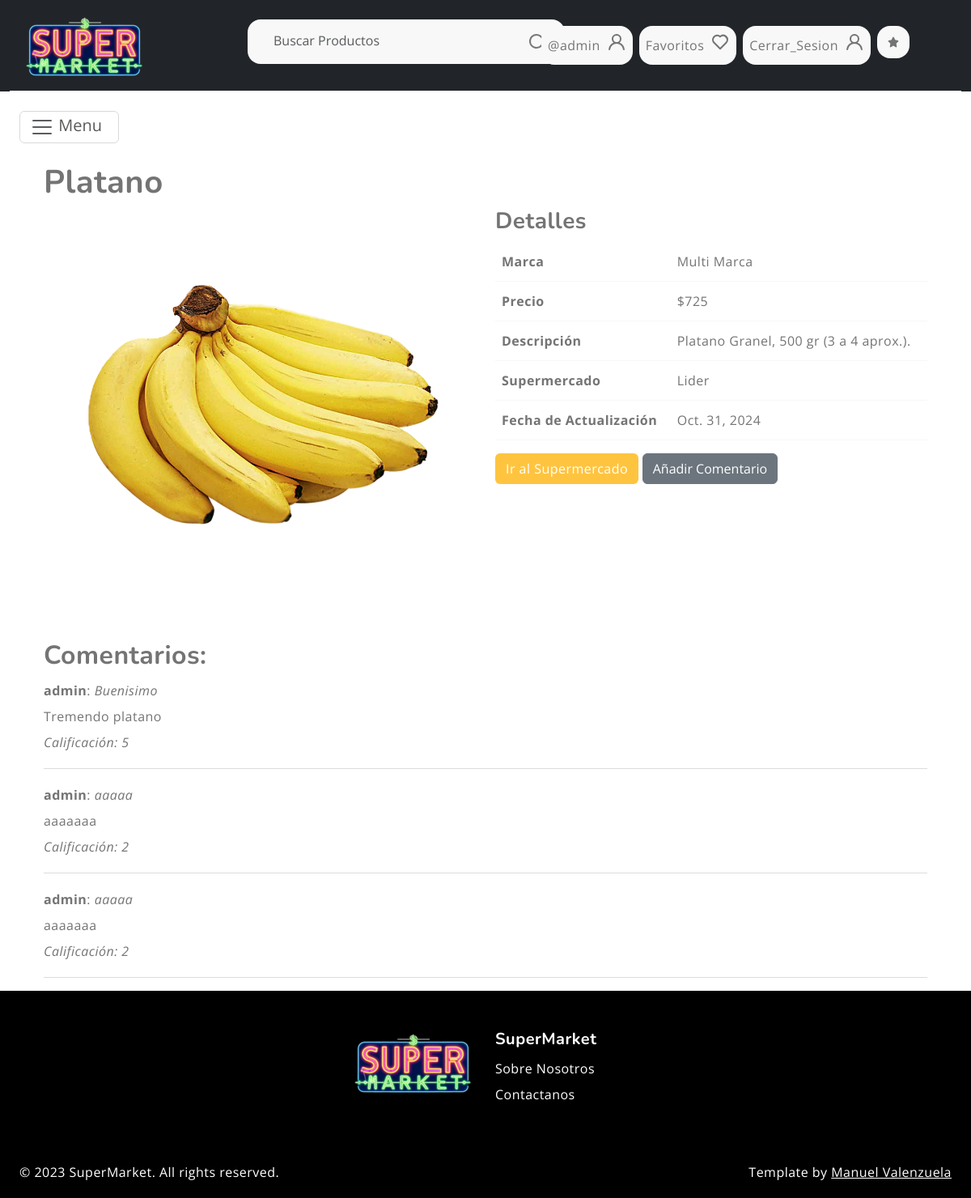
The page /detail/6/ (signed in) on the database its author committed.
### core/models.py (models this page shows, shortened)
class Producto(models.Model):
    supermercado = models.ForeignKey(Supermercado, on_delete=models.CASCADE)
    nombre = models.CharField(max_length=50)
    marca = models.CharField(max_length=50)
    precio = models.IntegerField()
    descripcion = models.CharField(max_length=300)
    imagen_url = models.ImageField()
    origen_url = models.CharField(max_length=300)
    fecha_actualizacion = models.DateField()

class Supermercado(models.Model):
    comuna = models.ForeignKey(Comuna, on_delete=models.CASCADE)
    nombre = models.CharField(max_length=50)

class Comentario(models.Model):
    titulo = models.CharField(max_length=50)
    texto = models.CharField(max_length=50)
    calificacion = models.IntegerField()
    usuario = models.ForeignKey(User, on_delete=models.CASCADE)
    producto = models.ForeignKey(Producto, on_delete=models.CASCADE)

### core/views.py (the view, shortened to what this page needs)
# urls.py: path('detail/<int:id>/', showDetail, name='detail'),
def showDetail(request, id):
    producto = get_object_or_404(Producto, id=id)
    form = ComentarioForm()
    comentarios = Comentario.objects.filter(producto=producto).select_related('usuario')
    page = request.GET.get('page', 1)
    paginator = Paginator(comentarios, 5)
    try:
        comentarios_paginated = paginator.page(page)
    except PageNotAnInteger:
        comentarios_paginated = paginator.page(1)
    except EmptyPage:
        comentarios_paginated = paginator.page(paginator.num_pages)
    return render(request, 'core/detail.html', {
        'producto': producto,
        'form': form,
        'comentarios': comentarios_paginated,
        'paginator': paginator,
    })

### core/forms.py
class ComentarioForm(forms.ModelForm):
    class Meta:
        model = Comentario
        fields = ['titulo', 'texto', 'calificacion']
    usuario_id = forms.IntegerField(widget=forms.HiddenInput())
    producto_id = forms.IntegerField(widget=forms.HiddenInput())

### core/templates/core/detail.html (shortened to what this page needs)
{% extends 'core/base.html' %}
{% load static %}
{% load bootstrap5 %}
{% block principal %}
<div class="container">
    <h1>{{ producto.nombre }}</h1>
    <div class="row">
        <div class="col-md-6">
            <img src="{{ producto.imagen_url.url }}" alt="{{ producto.nombre }}" class="img-fluid">
        </div>
        <div class="col-md-6">
            <h3>Detalles</h3>
            <table class="table">
                <tr>
                    <th>Marca</th>
                    <td>{{ producto.marca }}</td>
                </tr>
                <tr>
                    <th>Precio</th>
                    <td>${{ producto.precio }}</td>
                </tr>
                <tr>
                    <th>Descripción</th>
                    <td>{{ producto.descripcion }}</td>
                </tr>
                <tr>
                    <th>Supermercado</th>
                    <td>{{ producto.supermercado.nombre }}</td>
                </tr>
                <tr>
                    <th>Fecha de Actualización</th>
                    <td>{{ producto.fecha_actualizacion }}</td>
                </tr>
            </table>
            <a href="{{ producto.origen_url }}" class="btn btn-primary">Ir al Supermercado</a>
            {% if user.is_authenticated %}
                <button class="btn btn-secondary" data-bs-toggle="offcanvas" data-bs-target="#commentOffcanvas">Añadir Comentario</button>
            {% endif %}
            </div>
            <h2>Comentarios:</h2>
            <div>
                {% for comentario in comentarios %}
                    <div class="comment">
                        <strong>{{ comentario.usuario.username }}</strong>: <em>{{ comentario.titulo }}</em>
                        <br>{{ comentario.texto }}
                        <br><em>Calificación: {{ comentario.calificacion }}</em>
                    </div>
                    <hr>
                {% empty %}
                    <p>No hay comentarios para este producto.</p>
                {% endfor %}
            </div>
        </div>
    </div>
{% endblock %}

### core/templates/core/base.html (shortened to what this page needs)
{% load static %}
<!DOCTYPE html>
<html lang="en">
<head>
    <link rel="stylesheet" href="https://cdn.jsdelivr.net/npm/swiper@9/swiper-bundle.min.css">
    <link href="https://cdn.jsdelivr.net/npm/bootstrap@5.3.0-alpha3/dist/css/bootstrap.min.css" rel="stylesheet"
>
    <link rel="stylesheet" type="text/css" href="{% static 'core/css/vendor.css' %}">
    <link rel="stylesheet" type="text/css" href="{% static 'core/css/style.css' %}">
</head>
<body>
    <header>
        <div class="container-fluid  bg-dark">
            <div class="row py-3 border-bottom">
                <div class="col-sm-4 col-lg-3 text-center text-sm-start">
                    <div class="main-logo">
                        <a href="{% url 'index' %}">
                            <img src="{% static 'core/images/logo1.png' %}" alt="logo" class="img-fluid">
                        </a>
                    </div>
                </div>
                <div class="col-sm-6 offset-sm-2 offset-md-0 col-lg-4 d-none d-lg-block">
                    <div class="search-bar row bg-light p-2 my-2 rounded-4">
                        <div class="col-11 col-md-10">
                            <form id="search-form" class="text-center" action="{% url 'search' %}" method="get">
                                <input type="text" name="query" class="form-control border-0 bg-transparent" placeholder="Buscar Productos" required />
                            </form>
                        </div>
                        <div class="col-1">
                            <button type="submit" form="search-form" class="btn btn-link">
                                <svg xmlns="http://www.w3.org/2000/svg" width="24" height="24" viewBox="0 0 24 24">
                                    <path fill="currentColor" d="M21.71 20.29L18 16.61A9 9 0 1 0 16.61 18l3.68 3.68a1 1 0 0 0 1.42 0a1 1 0 0 0 0-1.39ZM11 18a7 7 0 1 1 7-7a7 7 0 0 1-7 7Z" />
                                </svg>
                            </button>
                        </div>
                    </div>
                </div>
                <div
                    class="col-sm-8 col-lg-5 d-flex justify-content-end gap-5 align-items-center mt-4 mt-sm-0 justify-content-center justify-content-sm-end">
                    <div class="col-sm-6 offset-sm-2 offset-md-0 col-lg-5 d-none d-lg-block">
                        <ul class="d-flex justify-content-end list-unstyled m-0">
                            {% if user.is_authenticated %}
                            <li>
                                <a href="#" class="d-flex rounded-4 bg-light p-2 mx-1 no-underline">
                                    <span class="me-2">@{{ user.username }}</span>
                                    <svg width="24" height="24" viewBox="0 0 24 24">
                                        <use xlink:href="#user"></use>
                                    </svg>
                                </a>
                            </li>
                            <li>
                                <a href="{% url 'favoritos' %}" class="d-flex rounded-4 bg-light p-2 mx-1 no-underline">
                                    <span class="me-2">Favoritos</span>
                                    <svg width="24" height="24" viewBox="0 0 24 24">
                                        <use xlink:href="#heart"></use>
                                    </svg>
                                </a>
                            </li>
                            <li id="user-content">
                                <a href="{% url 'logout' %}" class="d-flex rounded-4 bg-light p-2 mx-1 no-underline">
                                    <span class="me-2">Cerrar_Sesion</span>
                                    <svg width="24" height="24" viewBox="0 0 24 24">
                                        <use xlink:href="#user"></use>
                                    </svg>
                                </a>
                            </li>
                            <li>
                                <a href="{% url 'admin' %}" class="d-flex rounded-4 bg-light p-2 mx-1 no-underline">
                                    <svg width="24" height="24" viewBox="0 0 24 24">
                                        <use xlink:href="#star-solid"></use>
                                    </svg>
                                </a>
                            </li>
                            {% endif %}
                        </ul>
                    </div>
                </div>
            </div>
        </div>
        <div class="container-fluid bg-section">
            <div class="row py-3">
                <div class="d-flex justify-content-center justify-content-sm-between align-items-center">
                    <nav class="main-menu d-flex navbar">
                        <button class="navbar-toggler btn btn-danger" type="button" data-bs-toggle="offcanvas"
                                data-bs-target="#offcanvasMenu" aria-controls="offcanvasMenu">
                            <span class="navbar-toggler-icon"></span>
                            <span class="me-2">Menu</span>
                        </button>
                    </nav>
                </div>
            </div>
        </div>
    </header>
    {% block principal %}
    {% endblock %}
    <footer class="py-5">
        <div class="container-fluid">
            <div class="row">
                <div class="col-md-6 text-end">
                    <div class="footer-menu">
                        <a href="{% url 'index' %}">
                            <img src="{% static 'core/images/logo1.png' %}" alt="logo">
                        </a>
                    </div>
                </div>
                <div class="col-md-6 text-start">
                    <div class="footer-menu">
                        <h5 class="widget-title fw-bold">SuperMarket</h5>
                        <ul class="menu-list list-unstyled">
                            <li class="menu-item">
                                <a href="{% url 'aboutus' %}" class="nav-link">Sobre Nosotros</a>
                            </li>
                            <li class="menu-item">
                                <a href="{% url 'contact' %}" class="nav-link">Contactanos</a>
                            </li>
                        </ul>
                    </div>
                </div>
            </div>
        </div>
    </footer>
    <div id="footer-bottom">
        <div class="container-fluid">
            <div class="row">
                <div class="col-md-6 copyright">
                    <p>© 2023 SuperMarket. All rights reserved.</p>
                </div>
                <div class="col-md-6 credit-link text-start text-md-end">
                    <p>Template by <a href="https://github.com/YuukiS3rl14">Manuel Valenzuela</a></p>
                </div>
            </div>
        </div>
    </div>
</body>
</html>

### core/static/core/css/style.css (style rules this page uses)
:root { --header-height : 160px; --header-height-min : 80px; }
:root { --accent-color : #FFC43F; --dark-color : #222222; --light-dark-color : #727272; --light-color : #fff; --grey-color : #dbdbdb; --light-grey-color : #fafafa; --primary-color : #6995B1; --light-primary-color : #eef1f3; }
:root { --body-font : "Open Sans", sans-serif; --heading-font : "Nunito", sans-serif; }
body { --bs-link-color: #333; --bs-link-hover-color:#333; --bs-link-color-rgb: 40,40,40; --bs-link-hover-color-rgb: 0,0,0; --bs-light-rgb: 248, 248, 248; --bs-font-sans-serif: "Open Sans", sans-serif; --bs-body-font-family: var(--bs-font-sans-serif); --bs-body-font-size: 1rem; --bs-body-font-weight: 400; --bs-body-line-height: 2; --bs-body-color: #747474; --bs-primary: #FFC43F; --bs-primary-rgb: 255, 196, 63; --bs-success: #a3be4c; --bs-success-rgb: 163, 190, 76; --bs-primary-bg-subtle: #FFF9EB; --bs-success-bg-subtle: #eef5e5; --bs-border-color: #F7F7F7; --bs-secondary-rgb: 230, 243, 251; --bs-danger-rgb: 249, 235, 231; --bs-warning-rgb: 255, 249, 235; --bs-info-rgb: 230, 243, 250; }
.btn-primary { --bs-btn-color: #fff; --bs-btn-bg: #ffc43f; --bs-btn-border-color: transparent; --bs-btn-hover-color: #fff; --bs-btn-hover-bg: #f7a422; --bs-btn-hover-border-color: transparent; --bs-btn-focus-shadow-rgb: 49,132,253; --bs-btn-active-color: #fff; --bs-btn-active-bg: #ffc43f; --bs-btn-active-border-color: transparent; --bs-btn-active-shadow: inset 0 3px 5px rgba(0, 0, 0, 0.125); --bs-btn-disabled-color: #fff; --bs-btn-disabled-bg: #d3d7dd; --bs-btn-disabled-border-color: transparent; }
.btn-danger { --bs-btn-color: #222; --bs-btn-bg: #FFEADA; --bs-btn-border-color: #FFEADA; --bs-btn-hover-color: #222; --bs-btn-hover-bg: #ecc9af; --bs-btn-hover-border-color: #ecc9af; --bs-btn-focus-shadow-rgb: 60,153,110; --bs-btn-active-color: #222; --bs-btn-active-bg: #ecc9af; --bs-btn-active-border-color: #ecc9af; --bs-btn-active-shadow: inset 0 3px 5px rgba(0, 0, 0, 0.125); --bs-btn-disabled-color: #222; --bs-btn-disabled-bg: #FFEADA; --bs-btn-disabled-border-color: #FFEADA; }
body { letter-spacing: 0.03em; }
h1,h2,h3,h4,h5,h6 { font-family: var(--heading-font); color: white var(--light-color); font-weight: 700; }
.container, .container-fluid, .container-lg, .container-md, .container-sm, .container-xl, .container-xxl { --bs-gutter-x: 3rem; }
.container-fluid { max-width: 1600px; }
.btn-link { margin-right: 30px; font-weight: 600; font-size: 16px; line-height: 22px; text-align: right; text-transform: capitalize; color: #787878; }
footer { background-color: black; color: white; padding: 20px; text-align: center; }
#footer-bottom { background-color: black; color: white; }
a { color: white rgba(var(--bs-link-color-rgb), var(--bs-link-opacity, 1)); text-decoration: underline; }
a.no-underline { text-decoration: none; transition: background-color 0.3s, color 0.3s; }
.bg-section { background-image: url('/static/core/images/background-pattern.jpg'); background-repeat: no-repeat; background-size: cover; }

### rows shown on the page
Producto: nombre "Platano", imagen_url (picture), marca "Multi Marca", precio "725", descripcion "Platano Granel, 500 gr (3 a 4 aprox.).", supermercado.nombre "Lider", fecha_actualizacion "Oct. 31, 2024"
Comentario: usuario.username "admin", titulo "Buenisimo", texto "Tremendo platano", calificacion "5"
Comentario: usuario.username "admin", titulo "aaaaa", texto "aaaaaaa", calificacion "2"
Comentario: usuario.username "admin", titulo "aaaaa", texto "aaaaaaa", calificacion "2"

### other values the page prints
{{ user.username }} "admin"
